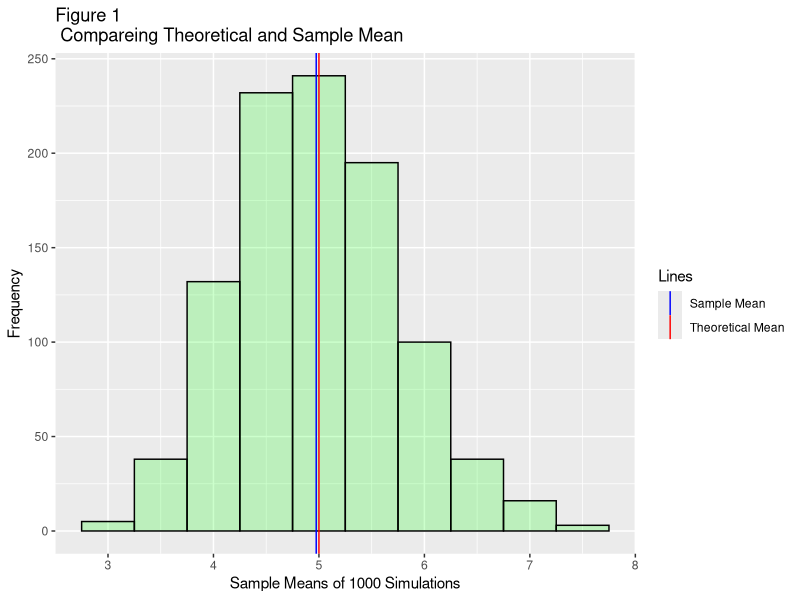
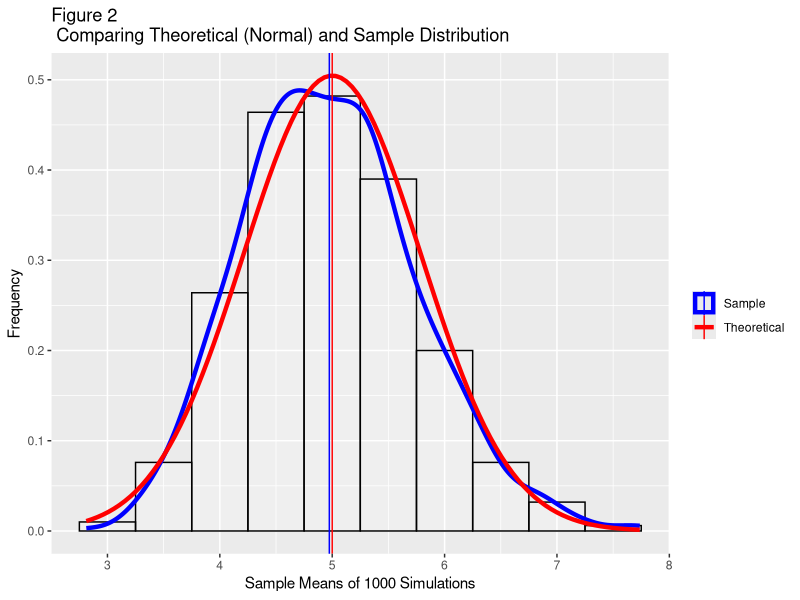

These figures' R source, in order:
## ---- chunk 1
#Setting up the Working Directory, e.g. setwd("~/R/SI") and loading the required packages
library(ggplot2)
## ---- chunk 2
num_of_sim  <- 1000    #Number of Simulations
sample_size <- 40      #Sample Size
lambda      <- 0.2     #Rate Parameter
## ---- chunk 3
theo_mean <- 1/lambda                     #Theoretical Mean of the Distribution
sigma     <- 1/lambda
theo_sd   <- sigma*(1/sqrt(sample_size))  #Theoretical Stan. Dev. of the Distribution
theo_var  <- sigma^2*(1/sample_size)      #Theoretical Variance of the Distribution
## ---- chunk 4
set.seed(1234) #To regenrate the same Random Numbers
#Generating Data for Exponential Distribution using rexp()
exp_data <- rexp(n = num_of_sim * sample_size, rate = lambda)
#Creating a matrix with 1000 (number of simulation) rows and 40 (sample size) columns
test_data <- matrix(exp_data, num_of_sim, sample_size)
#Converting the matrix into data frame
test_data <- as.data.frame(test_data)
#Adding a Column "row_mean" to the data set for mean of each row
test_data$row_mean <- apply(test_data,1,mean)
## ---- chunk 5
#Mean of the sample means (i.e. mean of the row means in our case)
sample_mean <- mean(test_data$row_mean)
#Displaying Theoretical Mean, Sample Mean and Difference between the two
cat("Theoretical Mean        :",theo_mean,"\nSample Mean             :", sample_mean,
    "\nDiff (Theo - Sample)    :", theo_mean - sample_mean)
## ---- chunk 6
#Figure 1
#R Code to compare the Theoretical and Sample Mean
g1 <- ggplot(test_data, aes(row_mean)) 
g1 <- g1 + geom_histogram(binwidth = .5, fill="green", color = "black",alpha = .2)
g1 <- g1 + geom_vline( aes(xintercept = theo_mean, colour="Theoretical Mean"))
g1 <- g1 + geom_vline( aes(xintercept = mean(test_data$row_mean), colour="Sample Mean"))
g1 <- g1 + scale_colour_manual(name='Lines', values = c("Theoretical Mean"="red", "Sample Mean"="blue"))
g1 <- g1 + labs(x = "Sample Means of 1000 Simulations")
g1 <- g1 + labs(y = "Frequency")
g1 <- g1 + labs(title = "Figure 1 \n Compareing Theoretical and Sample Mean")
g1
## ---- chunk 7
#Variance of the sample means
sample_var <- var(test_data$row_mean)

#Displaying Theoretical Mean, Sample Variance and Difference between the two
cat("Theoretical Variance    :",theo_var,"\nSample Variance         :", sample_var, 
    "\nDiff (Theo - Sample)    :", theo_var - sample_var)


## ---- chunk 8
#Figure 2
#R Code to plot the Theoretical and Sample Distribution
g3 <- ggplot(test_data, aes(row_mean)) 
g3 <- g3 + geom_histogram(aes(y=..density..), binwidth = .5, fill="white", color = "black",alpha = .2)
g3 <- g3 + geom_density(aes(colour="Sample"), size=1.5)
g3 <- g3 + stat_function(fun=dnorm, args=list(mean=theo_mean, sd=theo_sd), aes(colour="Theoretical"), size = 1.5)
g3 <- g3 + geom_vline( aes(xintercept = theo_mean, colour="Theoretical"))
g3 <- g3 + geom_vline( aes(xintercept = mean(test_data$row_mean), colour="Sample"))
g3 <- g3 + scale_colour_manual(name='', values = c("Theoretical"="red", "Sample"="blue"))
g3 <- g3 + labs(x = "Sample Means of 1000 Simulations")
g3 <- g3 + labs(y = "Frequency")
g3 <- g3 + labs(title = "Figure 2 \n Comparing Theoretical (Normal) and Sample Distribution")
g3

## ---- chunk 9
#R Code to compare the Theoretical and Sample Mean
g1 <- ggplot(test_data, aes(row_mean)) 
g1 <- g1 + geom_histogram(binwidth = .5, fill="green", color = "black",alpha = .2)
g1 <- g1 + geom_vline( aes(xintercept = theo_mean, colour="Theoretical Mean"))
g1 <- g1 + geom_vline( aes(xintercept = mean(test_data$row_mean), colour="Sample Mean"))
g1 <- g1 + scale_colour_manual(name='Lines', values = c("Theoretical Mean"="red", 
                                                        "Sample Mean"="blue"))
g1 <- g1 + labs(x = "Sample Means of 1000 Simulations")
g1 <- g1 + labs(y = "Frequency")
g1 <- g1 + labs(title = "Figure 1 \n Compareing Theoretical and Sample Mean")
## ---- chunk 10
#Compareing Theoretical(Normal) and Sample Distribution
g3 <- ggplot(test_data, aes(row_mean)) 
g3 <- g3 + geom_histogram(aes(y=..density..), binwidth = .5, fill="white", 
                          color = "black",alpha = .2)
g3 <- g3 + geom_density(aes(colour="Sample"), size=1.5)
g3 <- g3 + stat_function(fun=dnorm, args=list(mean=theo_mean, sd=theo_sd), 
                         aes(colour="Theoretical"), size = 1.5)
g3 <- g3 + geom_vline( aes(xintercept = theo_mean, colour="Theoretical"))
g3 <- g3 + geom_vline( aes(xintercept = mean(test_data$row_mean), colour="Sample"))
g3 <- g3 + scale_colour_manual(name='', values = c("Theoretical"="red", "Sample"="blue"))
g3 <- g3 + labs(x = "Sample Means of 1000 Simulations")
g3 <- g3 + labs(y = "Frequency")
g3 <- g3 + labs(title = "Figure 2 \n Compareing Theoretical(Normal) and Sample Distribution")
